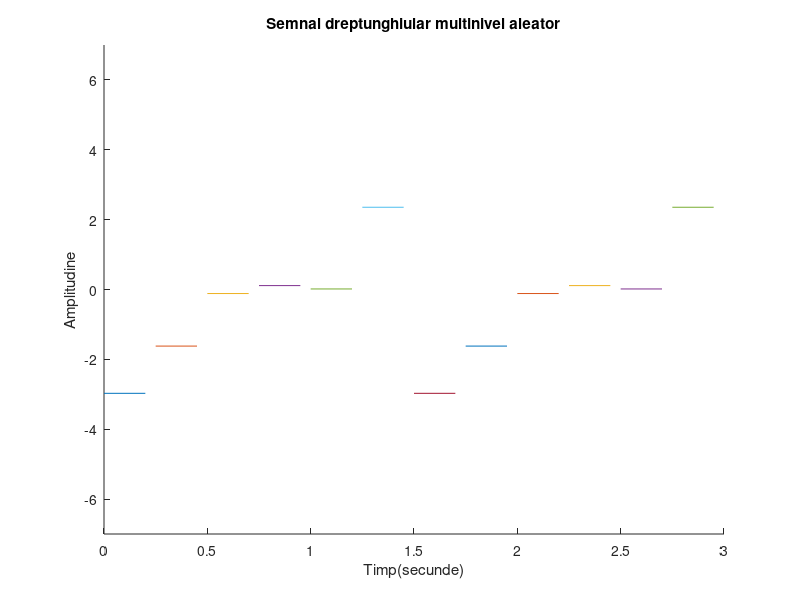

Write MATLAB code to recreate this figure.
hold on;
%Cu ajutorul functie hold on vom afisa simultan mai multe semnale pe acelasi grafic
%200ms
%folosim rand pentru a genera un numar aleator
r1=rand(1);
r2=rand(1);
r3=rand(1);
r4=rand(1);
r5=rand(1);
r6=rand(1);
t1=0:0.2:0.25;
t2=0.25:0.2:0.5;
t3=0.5:0.2:0.75;
t4=0.75:0.2:1;
t5=1:0.2:1.25;
t6=1.25:0.2:1.5;
%Stabilesc nivelurile
x1=-5*r1*square(pi*8*t1,100);
x2=-3*r2*square(pi*8*t2,100);
x3=-1*r3*square(pi*8*t3,100);
x4=1*r4*square(pi*8*t4,100);
x5=3*r5*square(pi*8*t5,100);
x6=5*r6*square(pi*8*t6,100);
%->Vom folosi functia plot pentru a genera grafice cu parametrii t1 si x1, t2 si x2, t3 si x3, t4 si x4, t5 si x5, t6 si x6
plot(t1,x1);
plot(t2,x2);
plot(t3,x3);
plot(t4,x4);
plot(t5,x5);
plot(t6,x6);
%->Folosim functia axis pentru a delimita spectrele de valori ale graficului generat de plot pentru a se incadra corespunzator in parametri
axis([0 3 -7 7]);
%->Acum graficul se va intinde de la 0 la 3 pe Ox si de a -7 la 7 pe Oy
plot(1.5+t1,x1);
plot(1.5+t2,x2);
plot(1.5+t3,x3);
plot(1.5+t4,x4);
plot(1.5+t5,x5);
plot(1.5+t6,x6);
%Am denumit axa Ox
xlabel('Timp(secunde)')
%Am denumit axa Oy
ylabel('Amplitudine')
title('Semnal dreptunghiular multinivel aleator')
